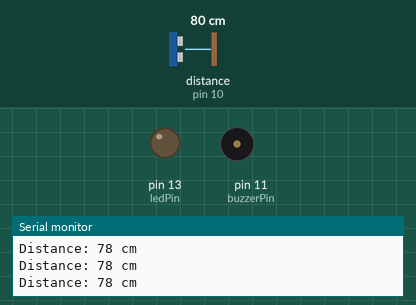
Simulated run of this sketch. Board: Arduino Uno, built with avr-gcc and run on an emulated ATmega328P. Parts: output pins drawn as LEDs (lit = HIGH), buzzer (waves = sounding, pin HIGH), the last lines printed to the serial monitor. Wiring (inferred from the names in the program): ultrasonic range finder: trigger pin 9; echo pin 10. The inputs (shaded band) are chosen by the test bench; at power-on: distance to the obstacle (sensor on pin 10) 80 cm. The echo pulse lasts 58.3 µs per cm; pins used as bus, display or sensor lines are not drawn.

Above: at 1.2 s.
1.3 s: distance to the obstacle (sensor on pin 10) set to 12 cm
2.8 s: distance to the obstacle (sensor on pin 10) set to 9 cm
At 3.4 s:
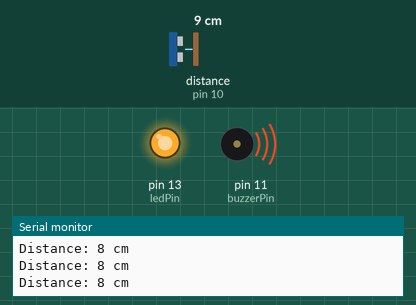
4.3 s: distance to the obstacle (sensor on pin 10) set to 18 cm
At 5.1 s:
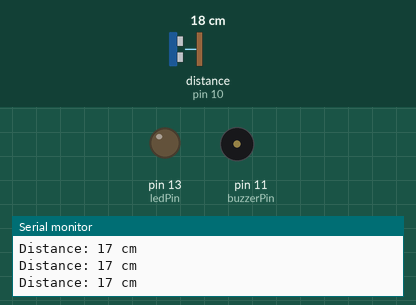
5.8 s: distance to the obstacle (sensor on pin 10) set to 2 cm
At 7.2 s:
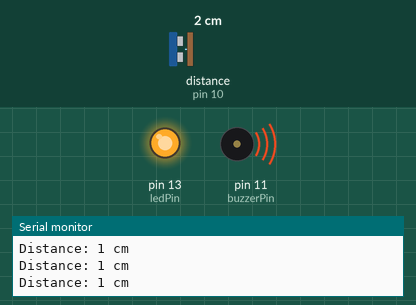
Timing chart, 0 to 8.3 s (numbered marks = the images above; inputs shaded):
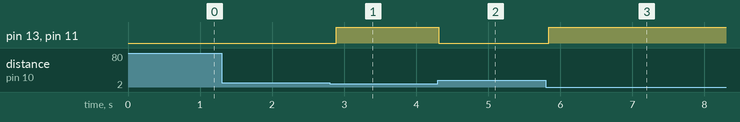

Measured:
- the behaviour switches between 11 and 10 cm on distance to the obstacle (sensor on pin 10) (found by bisection; images 0 and 1)
- after the input at 2.8 s, pin 13 (ledPin), pin 11 (buzzerPin): LOW → HIGH after 0.09 s
- after the input at 4.3 s, pin 13 (ledPin), pin 11 (buzzerPin): HIGH → LOW at once
- after the input at 5.8 s, pin 13 (ledPin), pin 11 (buzzerPin): LOW → HIGH at once

The sketch:

sketch.ino
```cpp
const int trigPin = 9;
const int echoPin = 10;
const int buzzerPin = 11;
const int ledPin = 13;

long duration;
int distance;

void setup()
{
  Serial.begin(9600);

  pinMode(trigPin, OUTPUT);
  pinMode(echoPin, INPUT);
  pinMode(buzzerPin, OUTPUT);
  pinMode(ledPin, OUTPUT);
}

void loop()
{
  digitalWrite(trigPin, LOW);
  delayMicroseconds(2);

  digitalWrite(trigPin, HIGH);
  delayMicroseconds(10);
  digitalWrite(trigPin, LOW);

  duration = pulseIn(echoPin, HIGH);

  distance = duration * 0.034 / 2;

  Serial.print("Distance: ");
  Serial.print(distance);
  Serial.println(" cm");

  if (distance < 10) {
    digitalWrite(buzzerPin, HIGH);
    digitalWrite(ledPin, HIGH);
  } else {
    digitalWrite(buzzerPin, LOW);
    digitalWrite(ledPin, LOW);
  }

  delay(100);
}
```
